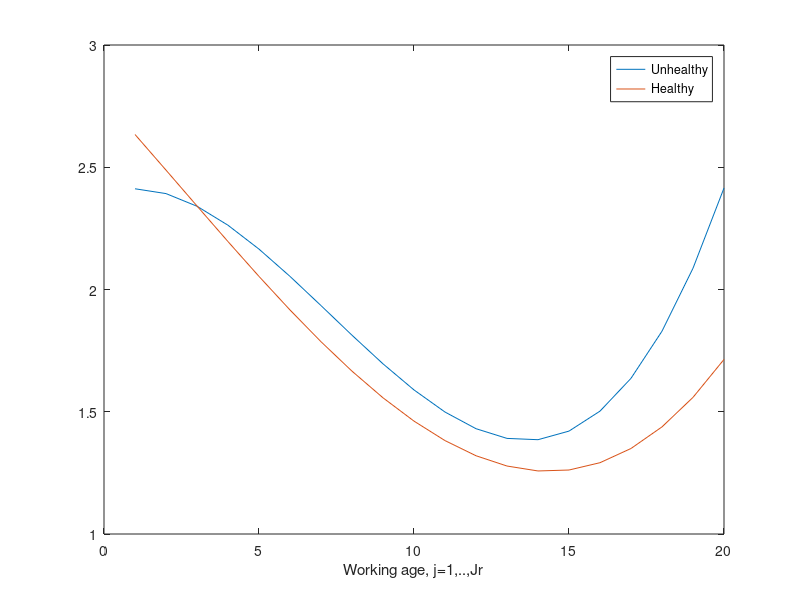

The MATLAB script that drew this image: (Note: this script raises an error after producing the figure.)
%% Life-Cycle Model with health shocks
% TODO: 
% - Survival prob must depend on health state
% - Adjustment cost of effort with shock
% - Tax function and social transfers
clear,clc,close all,format long g
% Laptop
%myf = 'C:\Users\aledi\Documents\GitHub\VFIToolkit-matlab';
% Desktop
myf = 'C:\Users\aledi\OneDrive\Documents\GitHub\VFIToolkit-matlab';
addpath(genpath(myf))
% Add cpu-specific functions
%addpath('cpu')

%% How does VFI Toolkit think about this?
% Ordering of variables: (n,f,aprime,a,h,z)
% 1 Endogenous state variable:           a, assets 
% 2 Stochastic exogenous state variable: z, income shock and health shock
% 1 Permanent type (low vs high):        theta
%   Age:                                 j

%% Set parameters
% Age 25 to 100
start_age = 25;
last_age  = 100;
Params.J  = (last_age-start_age+1)/2; % =38, Number of period in life-cycle

% Grid sizes to use
n_d     = [3,30]; % Decision variables d1,d2: Labor choice (0,PT,FT), health effort
n_a     = 101;    % endogenous state: Asset holdings 
n_semiz = 2;      % Semi-exogenous state: Health status (0=unhealthy,1=healthy,2=dead)
n_z     = 5;      % Exogenous state: labor productivity shock
n_e     = 10;     % iid shocks: Adjustment cost, labor productivity
N_j     = Params.J; % Number of periods in finite horizon

% Demographics
Params.agej = 1:1:Params.J; % Is a vector of all the agej: 1,2,3,...,J
Params.Jr   = 21;
work_age = (1:1:Params.Jr-1)';

%% Permanent types
% e, e,            educ:     low, high
% beta,         patience: low, high
% productivity, theta:    low, high
% eta,          health:   low, high
% 4 permanent types, each of them has 2 points --> in total, 2^4=16 types

Names_i = {'e0b0p0h0','e1b0p0h0','e0b1p0h0','e1b1p0h0',...
    'e0b0p1h0','e1b0p1h0','e0b1p1h0','e1b1p1h0',...
    'e0b0p0h1','e1b0p0h1','e0b1p0h1','e1b1p0h1',...
    'e0b0p1h1','e1b0p1h1','e0b1p1h1','e1b1p1h1'};

if numel(Names_i)~=16
    error('Number of PT must be equal to 16')
end

% Disutility of working shifter. It depends on age j and on health status (h=0,1)

% Healthy, h=1 
nu_h1_1  = 2.634;
nu_h1_8  = 1.666;    
nu_h1_13 = 1.278;
nu_h1_20 = 1.714;

Params.nu_h1 = spline([1;8;13;20],[nu_h1_1;nu_h1_8;nu_h1_13;nu_h1_20],work_age);
Params.nu_h1 = [Params.nu_h1;zeros(Params.J-Params.Jr+1,1)];

% Unhealthy, h=0
nu_h0_1  = 2.412;
nu_h0_8  = 1.813;    
nu_h0_13 = 1.391;
nu_h0_20 = 2.415;

Params.nu_h0 = spline([1;8;13;20],[nu_h0_1;nu_h0_8;nu_h0_13;nu_h0_20],work_age);
Params.nu_h0 = [Params.nu_h0;zeros(Params.J-Params.Jr+1,1)];

figure
plot(work_age,Params.nu_h0(1:Params.Jr-1))
hold on
plot(work_age,Params.nu_h1(1:Params.Jr-1))
legend('Unhealthy','Healthy')
xlabel('Working age, j=1,..,Jr')
sgtitle('Health-dependent shifter for disutility of work')

Params.nu_e = 0.807; % Work disutility for non-college educated

% --- Wage profile
% Non-college (e=0)
Params.zeta0_e0 = 0.899;
Params.zeta1_e0 = 0.0616;
Params.zeta2_e0 = -0.0025;

Params.zeta0_e1 = 1.165;
Params.zeta1_e1 = 0.0874;
Params.zeta2_e1 = -0.0029;

% Wage penalty for unhealthy (h=0)
Params.wp_e0 = 0.178; % non-college 
Params.wp_e1 = 0.145; % college

% Permanent type theta
Params.theta_low  = -0.29;
Params.theta_high = 0.29;
Params.theta_prob = [0.5,0.5];

% Now create age-dependent component of wage, which depends on age j and on educ (e=0,1)
% Note: lambda in the paper includes also the wage penalty if unhealthy
Params.lambda_e0 = Params.zeta0_e0*exp(Params.zeta1_e0*(Params.agej-1)+Params.zeta2_e0*(Params.agej-1).^2);
Params.lambda_e1 = Params.zeta0_e1*exp(Params.zeta1_e1*(Params.agej-1)+Params.zeta2_e1*(Params.agej-1).^2);

figure
plot(1:1:Params.Jr-1,Params.lambda_e0(1:Params.Jr-1))
hold on
plot(1:1:Params.Jr-1,Params.lambda_e1(1:Params.Jr-1))
legend('Non-college','College')
xlabel('Age')
title('Deterministic component of log(wages)')

% --- Health effort parameters

% Disutility of effort (age-dependent) for healthy (h=1) and for e=0 (non-college)
iota_h1_e0_1  = 0.146;
iota_h1_e0_12 = 0.560;    
iota_h1_e0_20 = 1.048;
iota_h1_e0_31 = 1.603;

Params.iota_h1_e0 = spline([1;12;20;31],[iota_h1_e0_1;iota_h1_e0_12;iota_h1_e0_20;iota_h1_e0_31],Params.agej');
Params.iota_h1_e0 = [Params.iota_h1_e0(1:31);Params.iota_h1_e0(31)*ones(Params.J-31,1)];

% Disutility of effort (age-dependent) for unhealthy (h=0) and for e=0 (non-college)
iota_h0_e0_1  = 0.628;
iota_h0_e0_12 = 1.366;    
iota_h0_e0_20 = 1.650;
iota_h0_e0_31 = 0.735;

Params.iota_h0_e0 = spline([1;12;20;31],[iota_h0_e0_1;iota_h0_e0_12;iota_h0_e0_20;iota_h0_e0_31],Params.agej');
Params.iota_h0_e0 = [Params.iota_h0_e0(1:31);Params.iota_h0_e0(31)*ones(Params.J-31,1)];

% Disutility of effort (age-dependent) for healthy (h=1) for e=1 (college)
iota_h1_e1_1  = 0.0913;
iota_h1_e1_12 = 0.302;    
iota_h1_e1_20 = 0.740;
iota_h1_e1_31 = 1.366;

Params.iota_h1_e1 = spline([1;12;20;31],[iota_h1_e1_1;iota_h1_e1_12;iota_h1_e1_20;iota_h1_e1_31],Params.agej');
Params.iota_h1_e1 = [Params.iota_h1_e1(1:31);Params.iota_h1_e1(31)*ones(Params.J-31,1)];

% Disutility of effort (age-dependent) for unhealthy (h=0) for e=1 (college)
iota_h0_e1_1  = 0.469;
iota_h0_e1_12 = 0.997;    
iota_h0_e1_20 = 1.654;
iota_h0_e1_31 = 1.089;

Params.iota_h0_e1 = spline([1;12;20;31],[iota_h0_e1_1;iota_h0_e1_12;iota_h0_e1_20;iota_h0_e1_31],Params.agej');
Params.iota_h0_e1 = [Params.iota_h0_e1(1:31);Params.iota_h0_e1(31)*ones(Params.J-31,1)];

figure
subplot(1,2,1)
plot(Params.agej,Params.iota_h0_e0)
hold on
plot(Params.agej,Params.iota_h1_e0)
legend('Unhealthy','Healthy')
xlabel('Age, j')
title('Non-college')
subplot(1,2,2)
plot(Params.agej,Params.iota_h0_e1)
hold on
plot(Params.agej,Params.iota_h1_e1)
legend('Unhealthy','Healthy')
xlabel('Age, j')
title('College')
sgtitle('Effort disutility shifter, \iota')

% Adjustment cost for effort
Params.csi0 = 0.00012; 
Params.csi1 = 0.145;
Params.Bj = ones(1,N_j);
for jj=1:N_j
    Params.Bj(jj) = Params.csi0*exp(Params.csi1*(Params.agej(jj)-1));
end

% --- Remaining parameters
Params.r     = 1.04^2-1; % Net interest rate (one period = 2 years)
Params.kappa = 0.872;  % Shifter in utility of consumption (if h=0)
Params.sigma = 2;      % CRRA in utility of consumption
Params.b     = 13.11;  % Utility constant
Params.rho   = 0.975;  % Labor productivity autocorrelation
Params.sigx  = 0.0289; % Labor productivity standard deviation
Params.omega = 0.359;  % Pension scale
Params.gamma = 1;      % Elasticity of labor supply
Params.psi   = 1.115;  % Elasticity in cost of health effort function

% Tax function parameters
Params.tau_s = 0.321;
Params.tau_p = 0.128;

% --- Survival probabilities: depend on age j, on fixed education type
% e=0,1 and on health state h=0,1
sj_e1 = importdata("surv_CL.txt"); % e=1, college
sj_e0 = importdata("surv_HS.txt"); % e=0, non-college

Params.sj_e0 = sj_e0(:,1);
Params.sj_e1 = sj_e1(:,1);

figure
plot(Params.agej,Params.sj_e0)
hold on
plot(Params.agej,Params.sj_e1)
legend('Non-college','College')
xlabel('Age, j')
title('Conditional survival probabilities')

% --- Discount factor
mu_beta = 0.943;
delta_beta = 0.0284;
Params.beta_low  = mu_beta-delta_beta;
Params.beta_high = mu_beta+delta_beta;

% --- Health technology (probability of being in good health)
Params.pi0     = -0.905;
Params.lambda1 = 0.693;
Params.delta   = 2.311;
Params.gamma1  = 0.238;
Params.gamma2  = 0.632;

%% Set grids

% --- Assets grid
a_min = 0;
a_max = 30;
a_grid  = a_min+(a_max-a_min)*(linspace(0,1,n_a).^3)';

% --- Labor supply and health effort grids (d variables)
d1_grid = [0,0.5,1]'; % Labor supply
f_min = 0; % Minimal possible health effort
f_max = 1; % Maximum possible health effort
d2_grid = linspace(f_min,f_max,n_d(2))'; % Health effort
d_grid  = [d1_grid;d2_grid];

% --- Health status, semi-exogenous shock
semiz_grid = [0,1]'; % 0=unhealthy, 1=healthy

% --- Markov shock z to labor productivity
[z_grid,pi_z]=discretizeAR1_Rouwenhorst(0.0,Params.rho,Params.sigx,n_z);

% Labor earnings in last period before retirement. It is the same for
% everyone and depends only on education fixed type. Used to determine
% pension benefits
z_med = z_grid(floor((n_z+1)/2));
Params.y_pen_e0 = d1_grid(3)*Params.theta_prob(1)*exp(Params.lambda_e0(Params.Jr-1)+Params.theta_low+z_med)+...
    Params.theta_prob(2)*exp(Params.lambda_e0(Params.Jr-1)+Params.theta_high+z_med);
Params.y_pen_e1 = d1_grid(3)*Params.theta_prob(1)*exp(Params.lambda_e1(Params.Jr-1)+Params.theta_low+z_med)+...
    Params.theta_prob(2)*exp(Params.lambda_e1(Params.Jr-1)+Params.theta_high+z_med);

% --- IID shocks: adjustment cost and transitory shock eps to labor prod
% Adjustment cost is uniform random variable in [0,B(j)]
e_grid = zeros(n_e,N_j);
pi_e   = zeros(n_e,N_j);
for jj=1:N_j
    e_grid(:,jj) = linspace(0,Params.Bj(jj),n_e)';
    pi_e(:,jj)   = 1/n_e(1); %each point has same prob
end

%% Set all parameters that depend on permanent type

% Names_i = {'e0b0p0h0','e1b0p0h0','e0b1p0h0','e1b1p0h0',...
%     'e0b0p1h0','e1b0p1h0','e0b1p1h0','e1b1p1h0',...
%     'e0b0p0h1','e1b0p0h1','e0b1p0h1','e1b1p0h1',...
%     'e0b0p1h1','e1b0p1h1','e0b1p1h1','e1b1p1h1'};

% Cost of health effort, iota, depends on age j, on fixed educ type e=0,1
% and on health state h=0,1
% -- here for h=0 (unhealthy)
Params.iota_h0.e0b0p0h0 = Params.iota_h0_e0;
Params.iota_h0.e1b0p0h0 = Params.iota_h0_e1;
Params.iota_h0.e0b1p0h0 = Params.iota_h0_e0;
Params.iota_h0.e1b1p0h0 = Params.iota_h0_e1;
Params.iota_h0.e0b0p1h0 = Params.iota_h0_e0;
Params.iota_h0.e1b0p1h0 = Params.iota_h0_e1;
Params.iota_h0.e0b1p1h0 = Params.iota_h0_e0;
Params.iota_h0.e1b1p1h0 = Params.iota_h0_e1;
Params.iota_h0.e0b0p0h1 = Params.iota_h0_e0;
Params.iota_h0.e1b0p0h1 = Params.iota_h0_e1;
Params.iota_h0.e0b1p0h1 = Params.iota_h0_e0;
Params.iota_h0.e1b1p0h1 = Params.iota_h0_e1;
Params.iota_h0.e0b0p1h1 = Params.iota_h0_e0;
Params.iota_h0.e1b0p1h1 = Params.iota_h0_e1;
Params.iota_h0.e0b1p1h1 = Params.iota_h0_e0;
Params.iota_h0.e1b1p1h1 = Params.iota_h0_e1;
% -- here for h=1 (healthy)
Params.iota_h1.e0b0p0h0 = Params.iota_h1_e0;
Params.iota_h1.e1b0p0h0 = Params.iota_h1_e1;
Params.iota_h1.e0b1p0h0 = Params.iota_h1_e0;
Params.iota_h1.e1b1p0h0 = Params.iota_h1_e1;
Params.iota_h1.e0b0p1h0 = Params.iota_h1_e0;
Params.iota_h1.e1b0p1h0 = Params.iota_h1_e1;
Params.iota_h1.e0b1p1h0 = Params.iota_h1_e0;
Params.iota_h1.e1b1p1h0 = Params.iota_h1_e1;
Params.iota_h1.e0b0p0h1 = Params.iota_h1_e0;
Params.iota_h1.e1b0p0h1 = Params.iota_h1_e1;
Params.iota_h1.e0b1p0h1 = Params.iota_h1_e0;
Params.iota_h1.e1b1p0h1 = Params.iota_h1_e1;
Params.iota_h1.e0b0p1h1 = Params.iota_h1_e0;
Params.iota_h1.e1b0p1h1 = Params.iota_h1_e1;
Params.iota_h1.e0b1p1h1 = Params.iota_h1_e0;
Params.iota_h1.e1b1p1h1 = Params.iota_h1_e1;


% Deterministic component of wage, for e=0 and e=1, and for age j
Params.lambda.e0b0p0h0 = Params.lambda_e0;
Params.lambda.e1b0p0h0 = Params.lambda_e1;
Params.lambda.e0b1p0h0 = Params.lambda_e0;
Params.lambda.e1b1p0h0 = Params.lambda_e1;
Params.lambda.e0b0p1h0 = Params.lambda_e0;
Params.lambda.e1b0p1h0 = Params.lambda_e1;
Params.lambda.e0b1p1h0 = Params.lambda_e0;
Params.lambda.e1b1p1h0 = Params.lambda_e1;
Params.lambda.e0b0p0h1 = Params.lambda_e0;
Params.lambda.e1b0p0h1 = Params.lambda_e1;
Params.lambda.e0b1p0h1 = Params.lambda_e0;
Params.lambda.e1b1p0h1 = Params.lambda_e1;
Params.lambda.e0b0p1h1 = Params.lambda_e0;
Params.lambda.e1b0p1h1 = Params.lambda_e1;
Params.lambda.e0b1p1h1 = Params.lambda_e0;
Params.lambda.e1b1p1h1 = Params.lambda_e1;

% Permanent productivity type for wage, theta
Params.theta.e0b0p0h0 = Params.theta_low;
Params.theta.e1b0p0h0 = Params.theta_low;
Params.theta.e0b1p0h0 = Params.theta_low;
Params.theta.e1b1p0h0 = Params.theta_low;
Params.theta.e0b0p1h0 = Params.theta_high;
Params.theta.e1b0p1h0 = Params.theta_high;
Params.theta.e0b1p1h0 = Params.theta_high;
Params.theta.e1b1p1h0 = Params.theta_high;
Params.theta.e0b0p0h1 = Params.theta_low;
Params.theta.e1b0p0h1 = Params.theta_low;
Params.theta.e0b1p0h1 = Params.theta_low;
Params.theta.e1b1p0h1 = Params.theta_low;
Params.theta.e0b0p1h1 = Params.theta_high;
Params.theta.e1b0p1h1 = Params.theta_high;
Params.theta.e0b1p1h1 = Params.theta_high;
Params.theta.e1b1p1h1 = Params.theta_high;

% Survival probability, depends on age j and on e=0,1 (non-college,college)
Params.sj.e0b0p0h0 = Params.sj_e0;
Params.sj.e1b0p0h0 = Params.sj_e1;
Params.sj.e0b1p0h0 = Params.sj_e0;
Params.sj.e1b1p0h0 = Params.sj_e1;
Params.sj.e0b0p1h0 = Params.sj_e0;
Params.sj.e1b0p1h0 = Params.sj_e1;
Params.sj.e0b1p1h0 = Params.sj_e0;
Params.sj.e1b1p1h0 = Params.sj_e1;
Params.sj.e0b0p0h1 = Params.sj_e0;
Params.sj.e1b0p0h1 = Params.sj_e1;
Params.sj.e0b1p0h1 = Params.sj_e0;
Params.sj.e1b1p0h1 = Params.sj_e1;
Params.sj.e0b0p1h1 = Params.sj_e0;
Params.sj.e1b0p1h1 = Params.sj_e1;
Params.sj.e0b1p1h1 = Params.sj_e0;
Params.sj.e1b1p1h1 = Params.sj_e1;

% Discount factor, depends on permanent beta type
Params.beta.e0b0p0h0 = Params.beta_low;
Params.beta.e1b0p0h0 = Params.beta_low;
Params.beta.e0b1p0h0 = Params.beta_high;
Params.beta.e1b1p0h0 = Params.beta_high;
Params.beta.e0b0p1h0 = Params.beta_low;
Params.beta.e1b0p1h0 = Params.beta_low;
Params.beta.e0b1p1h0 = Params.beta_high;
Params.beta.e1b1p1h0 = Params.beta_high;
Params.beta.e0b0p0h1 = Params.beta_low;
Params.beta.e1b0p0h1 = Params.beta_low;
Params.beta.e0b1p0h1 = Params.beta_high;
Params.beta.e1b1p0h1 = Params.beta_high;
Params.beta.e0b0p1h1 = Params.beta_low;
Params.beta.e1b0p1h1 = Params.beta_low;
Params.beta.e0b1p1h1 = Params.beta_high;
Params.beta.e1b1p1h1 = Params.beta_high;

% Pension benefits, depends only on education fixed type e=0,1
% (non-college, college)
Params.y_pen.e0b0p0h0 = Params.y_pen_e0;
Params.y_pen.e1b0p0h0 = Params.y_pen_e1;
Params.y_pen.e0b1p0h0 = Params.y_pen_e0;
Params.y_pen.e1b1p0h0 = Params.y_pen_e1;
Params.y_pen.e0b0p1h0 = Params.y_pen_e0;
Params.y_pen.e1b0p1h0 = Params.y_pen_e1;
Params.y_pen.e0b1p1h0 = Params.y_pen_e0;
Params.y_pen.e1b1p1h0 = Params.y_pen_e1;
Params.y_pen.e0b0p0h1 = Params.y_pen_e0;
Params.y_pen.e1b0p0h1 = Params.y_pen_e1;
Params.y_pen.e0b1p0h1 = Params.y_pen_e0;
Params.y_pen.e1b1p0h1 = Params.y_pen_e1;
Params.y_pen.e0b0p1h1 = Params.y_pen_e0;
Params.y_pen.e1b0p1h1 = Params.y_pen_e1;
Params.y_pen.e0b1p1h1 = Params.y_pen_e0;
Params.y_pen.e1b1p1h1 = Params.y_pen_e1;

% Fixed education type e=0,1
Params.educ.e0b0p0h0 = 0;
Params.educ.e1b0p0h0 = 1;
Params.educ.e0b1p0h0 = 0;
Params.educ.e1b1p0h0 = 1;
Params.educ.e0b0p1h0 = 0;
Params.educ.e1b0p1h0 = 1;
Params.educ.e0b1p1h0 = 0;
Params.educ.e1b1p1h0 = 1;
Params.educ.e0b0p0h1 = 0;
Params.educ.e1b0p0h1 = 1;
Params.educ.e0b1p0h1 = 0;
Params.educ.e1b1p0h1 = 1;
Params.educ.e0b0p1h1 = 0;
Params.educ.e1b0p1h1 = 1;
Params.educ.e0b1p1h1 = 0;
Params.educ.e1b1p1h1 = 1;

% Fixed health type eta=0,1 (unhealthy, healthy)
Params.eta.e0b0p0h0 = 0;
Params.eta.e1b0p0h0 = 0;
Params.eta.e0b1p0h0 = 0;
Params.eta.e1b1p0h0 = 0;
Params.eta.e0b0p1h0 = 0;
Params.eta.e1b0p1h0 = 0;
Params.eta.e0b1p1h0 = 0;
Params.eta.e1b1p1h0 = 0;
Params.eta.e0b0p0h1 = 1;
Params.eta.e1b0p0h1 = 1;
Params.eta.e0b1p0h1 = 1;
Params.eta.e1b1p0h1 = 1;
Params.eta.e0b0p1h1 = 1;
Params.eta.e1b0p1h1 = 1;
Params.eta.e0b1p1h1 = 1;
Params.eta.e1b1p1h1 = 1;

% Wage penalty wp. Depends on education e=0,1 (non-college, college)
Params.wp.e0b0p0h0 = Params.wp_e0;
Params.wp.e1b0p0h0 = Params.wp_e1;
Params.wp.e0b1p0h0 = Params.wp_e0;
Params.wp.e1b1p0h0 = Params.wp_e1;
Params.wp.e0b0p1h0 = Params.wp_e0;
Params.wp.e1b0p1h0 = Params.wp_e1;
Params.wp.e0b1p1h0 = Params.wp_e0;
Params.wp.e1b1p1h0 = Params.wp_e1;
Params.wp.e0b0p0h1 = Params.wp_e0;
Params.wp.e1b0p0h1 = Params.wp_e1;
Params.wp.e0b1p0h1 = Params.wp_e0;
Params.wp.e1b1p0h1 = Params.wp_e1;
Params.wp.e0b0p1h1 = Params.wp_e0;
Params.wp.e1b0p1h1 = Params.wp_e1;
Params.wp.e0b1p1h1 = Params.wp_e0;
Params.wp.e1b1p1h1 = Params.wp_e1;


%% Now, create the return function 
DiscountFactorParamNames={'beta','sj'};

ReturnFn=@(n,f,aprime,a,h,z,agej,Jr,lambda,wp,theta,y_pen,r,kappa,nu_h0,nu_h1,iota_h0,iota_h1,gamma,psi,sigma,nu_e,b) ...
    MahlerYum2024_ReturnFn(n,f,aprime,a,h,z,agej,Jr,lambda,wp,theta,y_pen,r,kappa,nu_h0,nu_h1,iota_h0,iota_h1,gamma,psi,sigma,nu_e,b);

%% Set options for the toolkit
vfoptions.verbose    = 1; % Just so we can see feedback on progress

vfoptions.n_semiz    = n_semiz;
vfoptions.semiz_grid = semiz_grid;
% Define the transition probabilities of the semi-exogenous states
vfoptions.SemiExoStateFn=@(h,hprime,f,educ,eta,pi0,lambda1,delta,gamma1,gamma2) MahlerYum2024_SemiExoStateFn(h,hprime,f,educ,eta,pi0,lambda1,delta,gamma1,gamma2);
% It is hardcoded that only the 'last' decision variable can influence the transition probabilities of the semi-exogenous states
% The semi-exogenous states must be included in the return fn, fns to evaluate, etc. The ordering must be that semi-exogenous states come after this period endogenous state(s) and before any markov exogenous states, so (...,a,semiz,z,...)

% Now combine z and e together
% z_grid and pi_z will be passed directly as inputs
% e will be added to vfoptions and simoptions
vfoptions.n_e     = n_e;
vfoptions.e_grid  = e_grid;
vfoptions.pi_e    = pi_e;

% We also need to tell simoptions about the semi-exogenous states
simoptions.n_e            = vfoptions.n_e;
simoptions.e_grid         = vfoptions.e_grid;
simoptions.pi_e           = vfoptions.pi_e;
simoptions.n_semiz        = vfoptions.n_semiz;
simoptions.semiz_grid     = vfoptions.semiz_grid;
simoptions.SemiExoStateFn = vfoptions.SemiExoStateFn;

%% Value function iteration
disp('Test ValueFnIter')
tic;
[V, Policy]=ValueFnIter_Case1_FHorz_PType(n_d,n_a,n_z,N_j,Names_i,d_grid,a_grid,z_grid,pi_z,ReturnFn,Params,DiscountFactorParamNames,vfoptions);
toc

size(V.e0b0p0h0)
disp([n_a,n_semiz,n_z,n_e,N_j])

size(Policy.e0b0p0h0)
% which is the same as
disp([length(n_d)+length(n_a),n_a,n_semiz,n_z,n_e,N_j])

% d1=labor, d2=health effort, a'
pol_aprime_ind = squeeze(Policy.e1b1p1h1(3,:,:,:,:,:));
pol_aprime = a_grid(pol_aprime_ind);
max_aprime = max(pol_aprime,[],'all');

figure
plot(a_grid,pol_aprime(:,:,1,1,1))